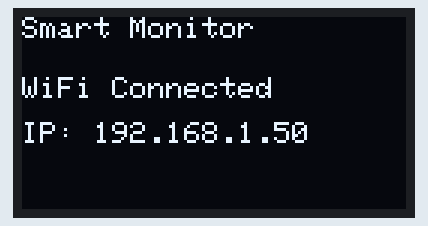
Recording of a sketch running on a simulated ESP8266 (NodeMCU). On the bench: 128×64 one-colour display. WiFi joins after 1.5 s; servers stay silent unless stated; what the sketch prints to the serial monitor is not drawn.

Above: at 1.6 s.
At 3.7 s:
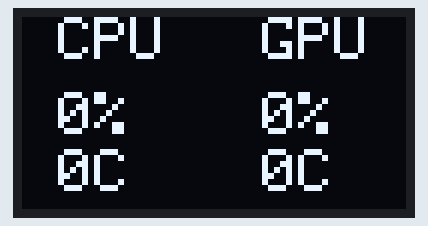
At 5.2 s:
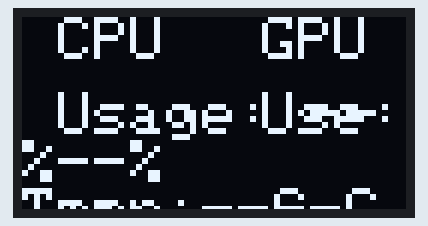

The sketch:

live_system_info.ino
```cpp
#include <Wire.h>
#include <ESP8266WiFi.h>


#include <Adafruit_GFX.h>
#include <Adafruit_SH110X.h>


// ==========================================
// OLED
// ==========================================

Adafruit_SH1106G display(128, 64, &Wire, -1);


// ==========================================
// WiFi
// ==========================================

const char* ssid = "MAGNETO";
const char* password = "password";


// ==========================================
// Web Server
// ==========================================

WiFiServer server(80);


// ==========================================
// PC Statistics
// ==========================================

float cpuUsage = 0.0;
float cpuTemp = 0.0;

float gpuUsage = 0.0;
float gpuTemp = 0.0;


// ==========================================
// PC Connection Tracking
// ==========================================

// Time of the last successful PC update
unsigned long lastPCUpdate = 0;

// Consider PC disconnected after 5 seconds
const unsigned long PC_TIMEOUT = 5000;


// ==========================================
// Extract Parameter From HTTP Request
// ==========================================

float getParameter(
  String& request,
  const char* parameter
) {

  int start = request.indexOf(parameter);

  if (start < 0) {
    return 0.0;
  }

  start += strlen(parameter);

  int end = request.indexOf("&", start);

  if (end < 0) {
    end = request.indexOf(" ", start);
  }

  if (end < 0) {
    return 0.0;
  }

  return request.substring(start, end).toFloat();
}


// ==========================================
// Setup
// ==========================================

void setup() {

  Serial.begin(115200);


  // ==========================================
  // I2C
  // ==========================================

  Wire.begin(D2, D1);


  // ==========================================
  // OLED
  // ==========================================

  if (!display.begin(0x3C, true)) {

    Serial.println("OLED not found");

    while (true) {
      delay(1000);
    }
  }


  display.clearDisplay();

  display.setTextColor(SH110X_WHITE);
  display.setTextSize(1);

  display.setCursor(0, 0);
  display.println("Connecting WiFi...");

  display.display();


  // ==========================================
  // Connect to WiFi
  // ==========================================

  WiFi.begin(
    ssid,
    password
  );


  while (WiFi.status() != WL_CONNECTED) {

    delay(500);
  }


  // ==========================================
  // WiFi Connected
  // ==========================================

  Serial.println("WiFi connected");

  Serial.print("ESP8266 IP: ");
  Serial.println(WiFi.localIP());


  // ==========================================
  // Start Web Server
  // ==========================================

  server.begin();

  Serial.println("Server started");


  // ==========================================
  // Ready Screen
  // ==========================================

  display.clearDisplay();

  display.setTextSize(1);

  display.setCursor(0, 0);
  display.println("Smart Monitor");

  display.setCursor(0, 20);
  display.println("WiFi Connected");

  display.setCursor(0, 35);

  display.print("IP: ");
  display.println(WiFi.localIP());

  display.display();

  delay(2000);
}


// ==========================================
// Handle PC Request
// ==========================================

void handlePCRequest() {

  WiFiClient client = server.available();

  if (!client) {
    return;
  }

  unsigned long startTime = millis();

  while (!client.available()) {

    if (millis() - startTime > 500) {
      client.stop();
      return;
    }

    delay(1);
  }

  // Read first HTTP request line
  String request = client.readStringUntil('\r');

  // Consume the '\n'
  client.read();

  // Process update request
  if (request.indexOf("GET /update?") >= 0) {

    cpuUsage = getParameter(request, "cpu=");
    cpuTemp  = getParameter(request, "cput=");
    gpuUsage = getParameter(request, "gpu=");
    gpuTemp  = getParameter(request, "gput=");

    lastPCUpdate = millis();

    // HTTP response
    client.println("HTTP/1.1 200 OK");
    client.println("Content-Type: text/plain");
    client.println("Content-Length: 2");
    client.println("Connection: close");
    client.println();
    client.print("OK");

    // Make sure response is transmitted
    client.flush();

    // Give TCP stack a moment
    delay(5);

  } else {

    client.println("HTTP/1.1 404 Not Found");
    client.println("Content-Type: text/plain");
    client.println("Content-Length: 9");
    client.println("Connection: close");
    client.println();
    client.print("Not Found");

    client.flush();

    delay(5);
  }

  client.stop();
}


// ==========================================
// Display
// ==========================================

void updateDisplay() {

  // ==========================================
  // Clear Display
  // ==========================================

  display.clearDisplay();


  // ==========================================
  // Check PC Connection
  // ==========================================

  bool pcConnected =
    (millis() - lastPCUpdate) < PC_TIMEOUT;


  // ==========================================
  // CPU
  // ==========================================

  display.setTextSize(2);

  display.setCursor(12, 0);

  display.print("CPU");


  display.setTextSize(2);

  display.setCursor(12, 25);

  if (pcConnected) {

    display.print(cpuUsage, 0);

    display.println("%");

    display.setCursor(12, 44);

    display.print(cpuTemp, 0);

    display.println("C");

  } else {

    display.println("Usage: --%");
    display.println("Temp:  --C");
  }


  // ==========================================
  // GPU
  // ==========================================

  display.setTextSize(2);

  display.setCursor(80, 0);

  display.print("GPU");


  display.setTextSize(2);

  display.setCursor(80, 25);

  if (pcConnected) {

    display.print(gpuUsage, 0);

    display.println("%");

    display.setCursor(80, 44);

    display.print(gpuTemp, 0);

    display.println("C");

  } else {

    display.println("Use: --%");
    display.println("Tmp: --C");
  }


  // ==========================================
  // Display Update
  // ==========================================

  display.display();
}


// ==========================================
// Loop
// ==========================================

void loop() {

  // Receive PC data
  handlePCRequest();


  // Update OLED
  updateDisplay();


  // Refresh every 500 ms
  delay(500);
}
```

Measured:
- what the display in image 0 shows lasts 2.0 s, from 1.6 s to 3.6 s
- what the display in image 1 shows lasts 1.6 s, from 3.6 s to 5.2 s
